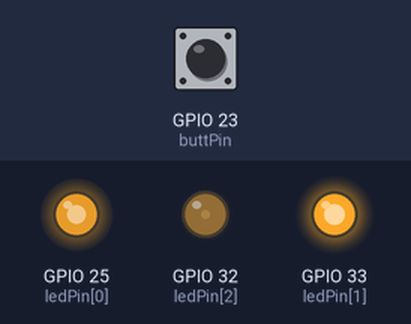
A sketch run on a simulated ESP32. On the bench: output pins drawn as LEDs (lit = HIGH). The inputs (shaded band) are chosen by the test bench; at power-on: GPIO 23 (buttPin) HIGH. What the sketch prints to the serial monitor is not drawn.

Above: at 0.3 s.
Timing chart, 0 to 1.8 s (numbered marks = the images above):
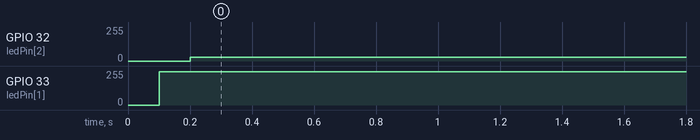

Measured:
- by itself, GPIO 32 (ledPin[2]): 0/255 → 30/255 at 0.20 s
- by itself, GPIO 33 (ledPin[1]): 0/255 → 250/255 at 0.10 s

The sketch:

ledButtonTest.ino
```cpp
const int ledPin[3] = { 25, 33, 32 }; // red, green, blue
const int buttPin = 23;
int x = 0;
//pwm values chosen to make leds look same brightness
int pwmg = 250; //default: 250
int pwmr = 200; //default: 200
int pwmb = 30; //default: 30
const int pwm[3] = {pwmr, pwmg,pwmb};
bool press;

// 9.2 mA, cumulative from led circuit
// 9.2*10^-3 *3600 *3.3= 109 Wh, (s*A*V)

void setup() {

  pinMode(ledPin[0], OUTPUT);
  pinMode(ledPin[1], OUTPUT);
  pinMode(ledPin[2], OUTPUT);
  pinMode(buttPin, INPUT_PULLUP);
  Serial.begin(115200);
}
void loop() {
  // for (int i=0; i<=255;i++){ //test all brightness levels
  // analogWrite(ledPin[x], i);
  // delay(50);
  // Serial.println(i);
  // }
  //delay(500);
  analogWrite(ledPin[x], pwm[x]);   // iterate through each led at specified pwm, makes more sense if you turn them off after delay
  x++;
  x%=3;
  //delay(500);
  press = digitalRead(buttPin);
  Serial.println(press);

  delay(100);
}
```
